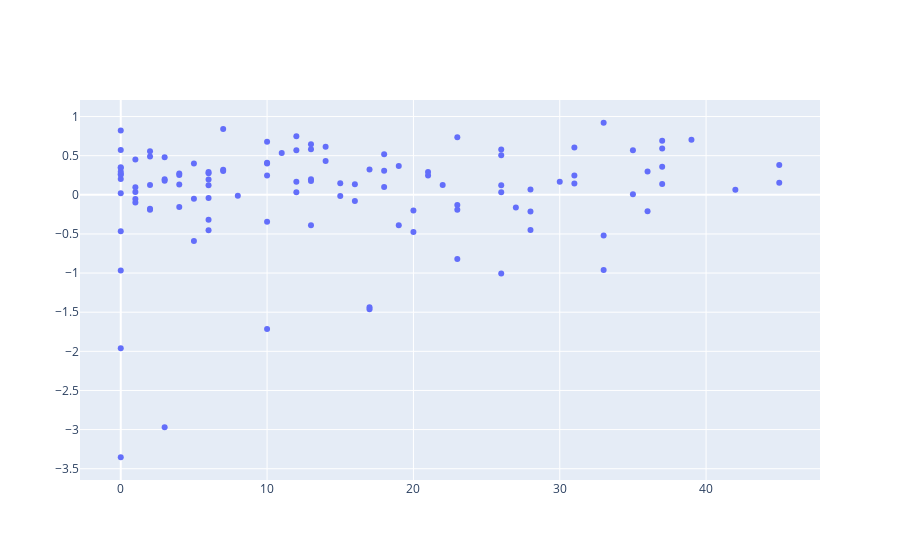

The code cell stored with this chart in its notebook:
### Code cell
# is it because of depression that they are out of sample?
fig = go.Figure()
fig.add_trace(
    go.Scatter(
        x = distrib_corr_effect_size["depressionCont"],
        y = distrib_corr_effect_size["effect_size"],
        mode="markers"
    )
)
fig

# doesn't seem to be explained by depression
